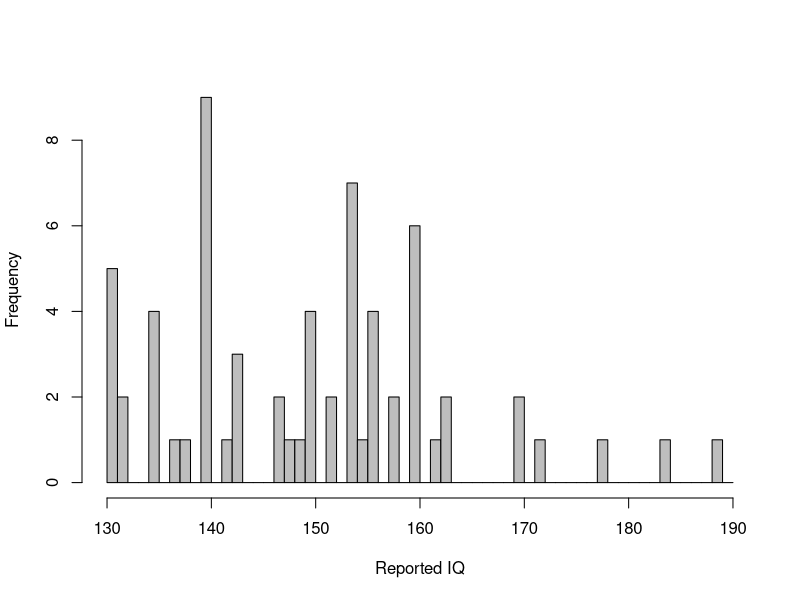
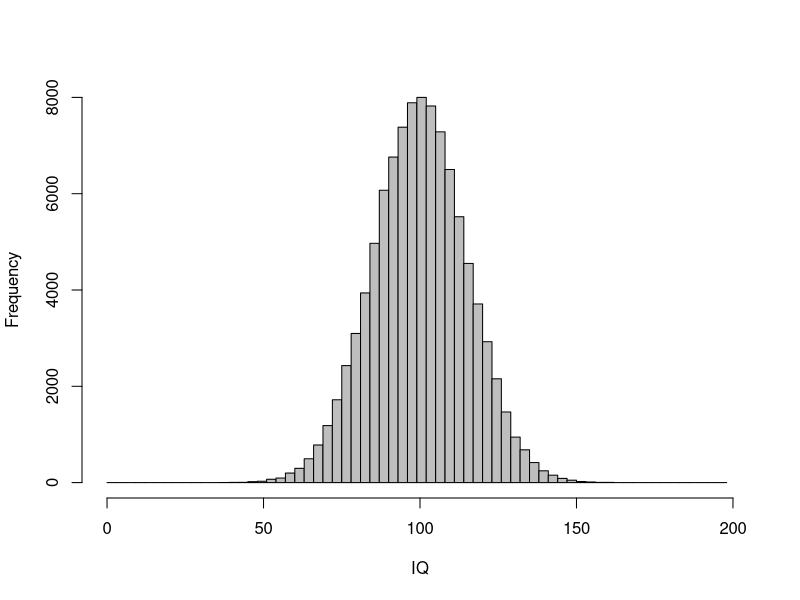
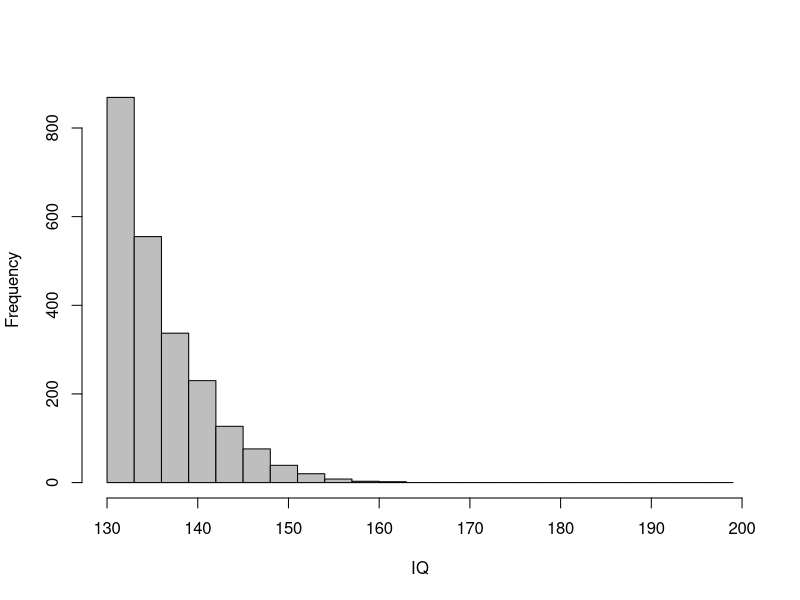

The R script that drew these images, in order:
rarity = read.csv("cgr_iq_rarity.csv")
name_ref = read.csv("cgr_name_iq.csv")
source_ref = read.csv("cgr_source_iq.csv")

# n <- 10000
# f <- function(x) x^2
# ps <- matrix(runif(2*n), ncol=2)
# g <- function(x,y) y <= x^2
# z <- g(ps[,1], ps[,2])
# plot(ps[!z,1], ps[!z,2], col='blue', pch=20)
# points(ps[z,1], ps[z,2], col='red', pch=20)
# curve(f, 0,1, n=100, col='white', add=TRUE)

X <- c(name_ref$Reported.IQ)
hist(X, col="grey", breaks=seq(130,190,by=1), xlab="Reported IQ", main="")

dist <- rnorm(100000,mean=100,sd=15)

hist(dist,col="grey",seq(0,200,by=3),xlim=c(0,200),xlab = "IQ", main="")

dist130 <- subset(dist, dist >= 130)

hist(dist130, col="grey", seq(130,200,by=3), xlab="IQ", main="")